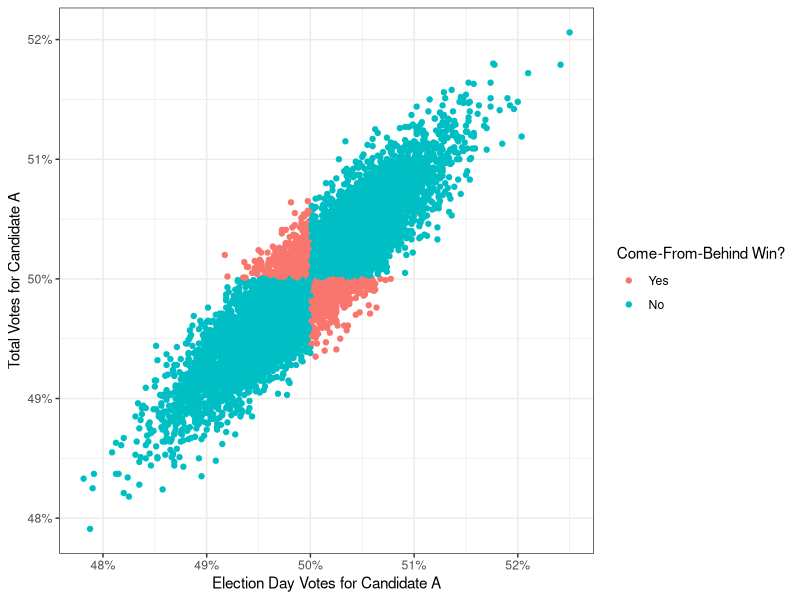

Recreate this plot in R. (Note: a time limit stopped this script after it produced the figure.)
library(tidyverse)
theme_set(theme_bw())

trials <- 10000
votes <- 10000
pct_in_person <- .8
votes_in_person <- votes * pct_in_person
result_df <- data.frame(in_person_results = rep(0, trials), overall_results = rep(0, trials))
for (i in 1:trials) {
  vote_list <- round(runif(votes), 0)
  result_df[i, 1] <- sum(vote_list[1:votes_in_person])
  result_df[i, 2] <- sum(vote_list)
}

result_df %>%
  mutate(in_person_results = in_person_results / votes_in_person,
         overall_results = overall_results / votes) %>%
  ggplot(aes(in_person_results, overall_results)) +
  geom_point(aes(color = ((in_person_results > .5) == (overall_results > .5)))) +
  scale_color_discrete(name = "Come-From-Behind Win?", labels = c("Yes", "No")) +
  labs(x = "Election Day Votes for Candidate A",
       y = "Total Votes for Candidate A") +
  scale_x_continuous(labels = scales::percent) + 
  scale_y_continuous(labels = scales::percent)

calculate_pct_win <- function(trials, votes, pct_in_person) {
  votes_in_person <- votes * pct_in_person
  result_df <- data.frame(in_person_results = rep(0, trials), overall_results = rep(0, trials))
  for (i in 1:trials) {
    vote_list <- round(runif(votes), 0)
    result_df[i, 1] <- sum(vote_list[1:votes_in_person])
    result_df[i, 2] <- sum(vote_list)
  }
  same_winner <- result_df %>%
    mutate(candidate_initial_win = ifelse(in_person_results > votes_in_person/2, TRUE, FALSE),
           candidate_final_win = ifelse(overall_results > votes/2, TRUE, FALSE)) %>%
    filter(candidate_initial_win == candidate_final_win) %>%
    nrow()
  return (same_winner/trials)
}

vary_turnout_pct <- data.frame(pct_in_person = seq(.01, .99, .01), pct_same_winner = rep(0, 99))
for (i in seq(.01, .99, .01)) {
  vary_turnout_pct[i * 100, 2] <- calculate_pct_win(10000, 10000, i)
}

vary_turnout_pct %>%
  ggplot(aes(pct_in_person, 1 - pct_same_winner)) +
  geom_line(size = 2, color = "lightcyan") +
  geom_point(color = "darkcyan") +
  labs(x = "Percentage Voted In Person",
       y = "Chance of Come-From-Behind Win") +
  scale_x_continuous(labels = scales::percent) + 
  scale_y_continuous(labels = scales::percent)
